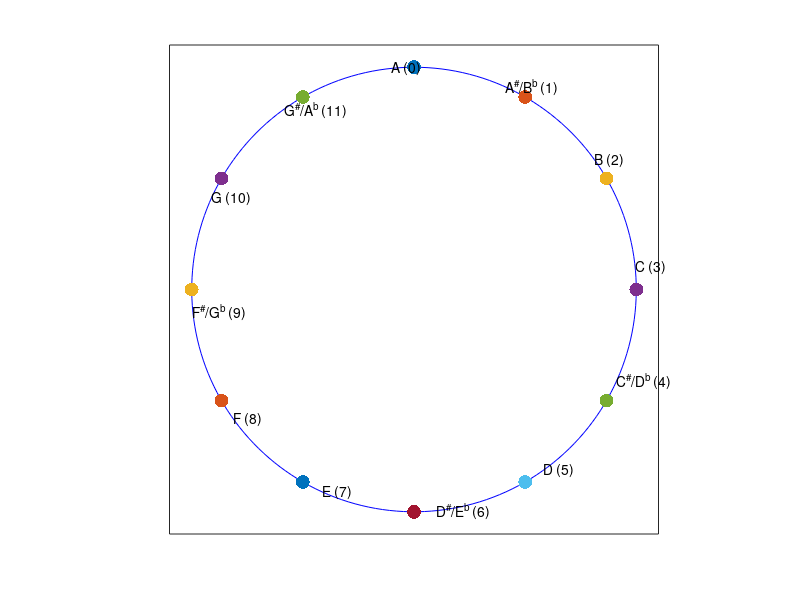

MATLAB code to generate this figure:
th = linspace(0, 2*pi, 13);
th = th(1:12);

notes = {'A', 'A^#/B^b', 'B', 'C', 'C^#/D^b', 'D', 'D^#/E^b', 'E', 'F', 'F^#/G^b', 'G', 'G^#/A^b'};

thfine = linspace(0, 2*pi, 200);
R1 = 1;
R2 = 1;
lag = 0.1;
offset = [0, 0];

clf;
plot(R1*sin(thfine), R1*cos(thfine), 'b');
hold on;
for ii = 1:length(th)
    Dot = [R1*sin(th(ii)) R1*cos(th(ii))];
    scatter(Dot(1), Dot(2), 100, 'fill', 'r');
    Pos = [R2*sin(th(ii)-lag) - offset(1) R2*cos(th(ii)-lag) - offset(2)];
    text(Pos(1), Pos(2), sprintf('%s (%i)', notes{ii}, ii-1));
end

axis equal;
axis square;
xlim([-R2-0.1, R2+0.1]);
ylim([-R2-0.1, R2+0.1]);
set(gca,'xtick',[])
set(gca,'xticklabel',[])
set(gca,'ytick',[])
set(gca,'yticklabel',[])